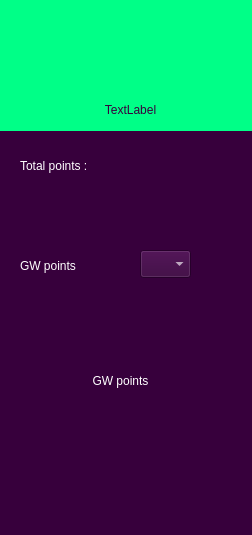
<?xml version="1.0" encoding="UTF-8"?>
<ui version="4.0">
 <class>player_informationn</class>
 <widget class="QDialog" name="player_informationn">
  <property name="geometry">
   <rect>
    <x>0</x>
    <y>0</y>
    <width>252</width>
    <height>535</height>
   </rect>
  </property>
  <property name="windowTitle">
   <string>Dialog</string>
  </property>
  <property name="styleSheet">
   <string notr="true">background-color: rgb(55, 0, 60);</string>
  </property>
  <widget class="QLabel" name="label">
   <property name="geometry">
    <rect>
     <x>70</x>
     <y>10</y>
     <width>121</width>
     <height>81</height>
    </rect>
   </property>
   <property name="styleSheet">
    <string notr="true">image: url(:/img/img/athlete.png);
background-color: rgb(0, 255, 135);</string>
   </property>
   <property name="text">
    <string/>
   </property>
  </widget>
  <widget class="QLabel" name="label_2">
   <property name="geometry">
    <rect>
     <x>-10</x>
     <y>0</y>
     <width>291</width>
     <height>131</height>
    </rect>
   </property>
   <property name="styleSheet">
    <string notr="true">background-color: rgb(0, 255, 135);</string>
   </property>
   <property name="text">
    <string/>
   </property>
  </widget>
  <widget class="QLabel" name="player_name_info">
   <property name="geometry">
    <rect>
     <x>80</x>
     <y>100</y>
     <width>101</width>
     <height>20</height>
    </rect>
   </property>
   <property name="styleSheet">
    <string notr="true">background-color: rgb(0, 255, 135);
color: rgb(55, 0, 60);
font: 700 italic 11pt &quot;Segoe UI&quot;;</string>
   </property>
   <property name="text">
    <string>TextLabel</string>
   </property>
   <property name="alignment">
    <set>Qt::AlignCenter</set>
   </property>
  </widget>
  <widget class="QLabel" name="player_name_info_2">
   <property name="geometry">
    <rect>
     <x>20</x>
     <y>140</y>
     <width>131</width>
     <height>51</height>
    </rect>
   </property>
   <property name="styleSheet">
    <string notr="true">font: 700 12pt &quot;Segoe UI&quot;;
color: rgb(255, 255, 255);</string>
   </property>
   <property name="text">
    <string>Total points :</string>
   </property>
  </widget>
  <widget class="QLabel" name="Total_points_info">
   <property name="geometry">
    <rect>
     <x>150</x>
     <y>140</y>
     <width>131</width>
     <height>51</height>
    </rect>
   </property>
   <property name="styleSheet">
    <string notr="true">font: 700 12pt &quot;Segoe UI&quot;;
color: rgb(255, 255, 255);</string>
   </property>
   <property name="text">
    <string/>
   </property>
  </widget>
  <widget class="QComboBox" name="ALL_GW">
   <property name="geometry">
    <rect>
     <x>140</x>
     <y>250</y>
     <width>51</width>
     <height>28</height>
    </rect>
   </property>
   <property name="styleSheet">
    <string notr="true">color: rgb(255, 255, 255);</string>
   </property>
  </widget>
  <widget class="QLabel" name="player_name_info_4">
   <property name="geometry">
    <rect>
     <x>20</x>
     <y>250</y>
     <width>91</width>
     <height>31</height>
    </rect>
   </property>
   <property name="styleSheet">
    <string notr="true">font: 700 10pt &quot;Segoe UI&quot;;
color: rgb(255, 255, 255);</string>
   </property>
   <property name="text">
    <string>GW points</string>
   </property>
  </widget>
  <widget class="QLabel" name="Gw_points_per_each">
   <property name="geometry">
    <rect>
     <x>30</x>
     <y>330</y>
     <width>181</width>
     <height>101</height>
    </rect>
   </property>
   <property name="styleSheet">
    <string notr="true">font: 700 20pt &quot;Segoe UI&quot;;
color: rgb(255, 255, 255);</string>
   </property>
   <property name="text">
    <string>GW points</string>
   </property>
   <property name="alignment">
    <set>Qt::AlignCenter</set>
   </property>
  </widget>
  <widget class="QLabel" name="label_3">
   <property name="geometry">
    <rect>
     <x>60</x>
     <y>460</y>
     <width>131</width>
     <height>51</height>
    </rect>
   </property>
   <property name="styleSheet">
    <string notr="true">image: url(:/img/img/football-boots.png);</string>
   </property>
   <property name="text">
    <string/>
   </property>
  </widget>
  <zorder>label_2</zorder>
  <zorder>label</zorder>
  <zorder>player_name_info</zorder>
  <zorder>player_name_info_2</zorder>
  <zorder>Total_points_info</zorder>
  <zorder>ALL_GW</zorder>
  <zorder>player_name_info_4</zorder>
  <zorder>Gw_points_per_each</zorder>
  <zorder>label_3</zorder>
 </widget>
 <resources/>
 <connections/>
</ui>
